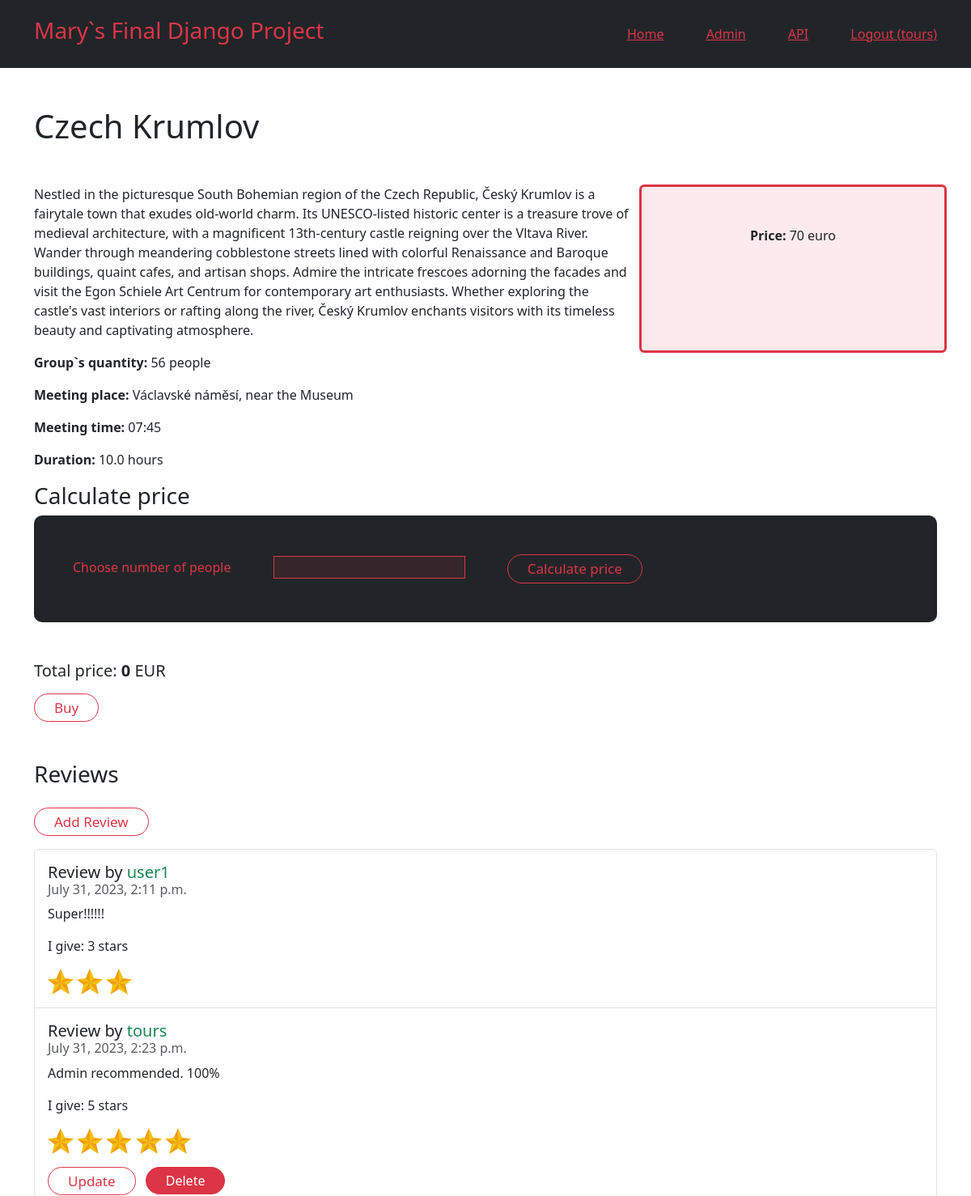
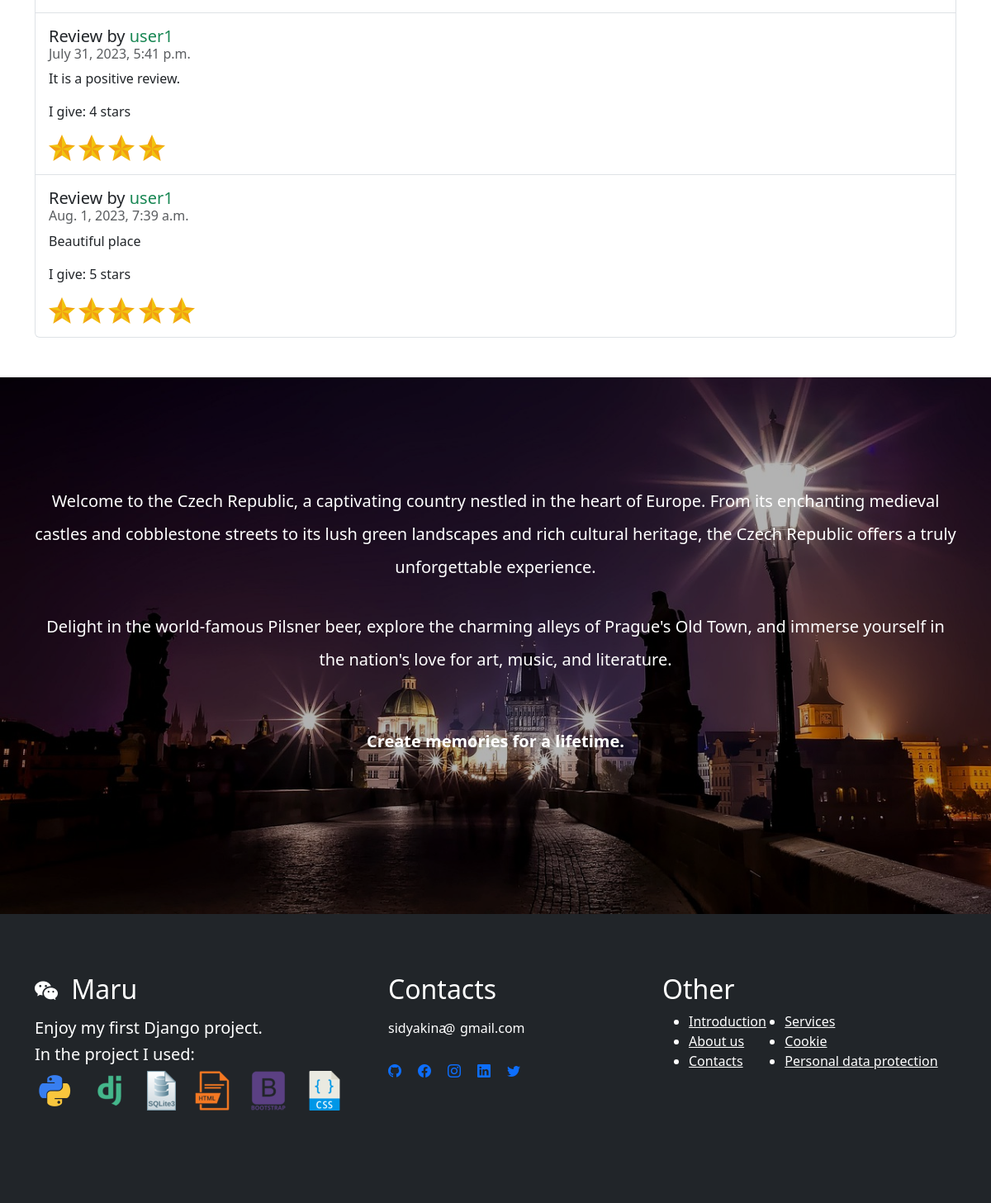
Screenshot of /3 (signed in) with the database file from the repository (2 pictures, top to bottom).
### shop/models.py (models this page shows, shortened)
class Tour(models.Model):
    title = models.CharField(max_length=300)
    description = models.CharField(max_length=900)
    price = models.IntegerField()
    place_qty = models.IntegerField()
    image = models.ImageField(upload_to='shop/images/')
    meeting_time = models.CharField(max_length=5)
    meeting_place = models.CharField(max_length=100)
    duration = models.FloatField(blank=True)
    category = models.ForeignKey(Category, on_delete=models.CASCADE)
    created_at = models.DateTimeField(default=timezone.now)

class Review(models.Model):
    text = models.CharField(max_length=300)
    date = models.DateTimeField(auto_now_add=True)
    user = models.ForeignKey(User, on_delete=models.CASCADE)
    tour = models.ForeignKey(Tour, on_delete=models.CASCADE)
    stars = models.IntegerField()
    recommend = models.BooleanField()

### shop/views.py (the view)
# urls.py: path('<int:tour_id>', views.single_tour, name='single_tour'),
def single_tour(request, tour_id):
    tour = get_object_or_404(Tour, pk=tour_id)
    persons_number = request.GET.get('calculate')
    total_price = 0
    if persons_number is not None:
        total_price = int(persons_number)*tour.price
    reviews = Review.objects.filter(tour=tour)
    return render(request, 'shop/single_tour.html', {'tour': tour, 'total_price': total_price, 'reviews': reviews})

### templates/shop/single_tour.html (shortened to what this page needs)
{% extends 'base.html' %}
{% load static %}
{% block content %}
<div class="container mb-5">
    <h1 class="mt-5 mb-5">{{tour.title}}</h1>
    <div class="row">
        <div class="col-sm-8">
            <p>{{ tour.description }}</p>
        </div>
        <div class="col-sm-4 bg-danger text-center bg-danger bg-opacity-10 border border-3 border-danger rounded">
            <p class="pt-5"><b>Price:</b> {{tour.price}} euro</p>
        </div>
    </div>
    <p><b>Group`s quantity:</b> {{tour.place_qty}} people</p>
    <p><b>Meeting place:</b> {{tour.meeting_place}}</p>
    <p><b>Meeting time:</b> {{tour.meeting_time}}</p>
    <p><b>Duration:</b> {{tour.duration}} hours</p>
    <h3>Calculate price</h3>
    <form action="" class="bg-dark p-5 price mb-5">
        <label class="text-danger pe-5">Choose number of people</label>
        <input name="calculate" type="number" class="border border-1 border-danger bg-danger bg-opacity-10 text-danger">
        <button class="btn btnwhite border border-danger border-1 rounded-pill px-4 py-1 text-danger ms-5">Calculate price</button>
    </form>
    <h5 class="mb-3">Total price: <b>{{ total_price }}</b> EUR</h5>
    <button class="btn btnwhite border border-danger border-1 rounded-pill px-4 py-1 text-danger">Buy</button>
    <h3 class="mt-5">Reviews</h3>
    {% if user.is_authenticated %}
        <a href="{% url 'shop:createreview' tour.id %}" class="btn btnwhite border border-danger border-1 rounded-pill px-4 py-1 text-danger my-3">Add Review</a>
    {% endif %}
    <ul class="list-group">
        {% for review in reviews %}
        <li class="list-group-item pb-3 pt-3">
            <h5 class="card-title">
                Review by <span class="text-success">{{ review.user.username }}</span>
            </h5>
            <h6 class="card-subtitle mb-2 text-muted">
                {{ review.date }}
            </h6>
            <p class="card-text">{{ review.text }}</p>
            <p class="card-text">I give: {{ review.stars }} stars</p>
            {% with ''|center:review.stars as stars %}
            {% for _ in stars %}
                <img src="../../media/shop/images/star.png" alt="Star">
            {% endfor %}
            {% endwith %}
            <br>
            {% if user.is_authenticated and user == review.user %}
                <a class="btn btnwhite border border-danger border-1 rounded-pill px-4 py-1 text-danger me-2 mt-3" href="{% url 'shop:updatereview' review.id %}">Update</a>
                <a class="btn btn-danger rounded-pill px-4 py-1 mt-3" href="{% url 'shop:deletereview' review.id %}">Delete</a>
            {% endif %}
        </li>
        {% endfor %}
    </ul>
</div>
<section id="last_photo" class="img-fluid  pt-4 pb-5 d-flex justify-content-center  align-items-center">
    <div id="overlay"></div>
    <div class="container d-flex justify-content-center text-center  text-black">
        <div class=" above container_sm mt-4">
            <p class="pb-3 fs-5 lh-lg text-white">Welcome to the Czech Republic, a captivating country nestled in the heart of Europe. From its enchanting medieval castles and cobblestone streets to its lush green landscapes and rich cultural heritage, the Czech Republic offers a truly unforgettable experience.</p>
            <p class="pb-5 fs-5 lh-lg text-white">Delight in the world-famous Pilsner beer, explore the charming alleys of Prague's Old Town, and immerse yourself in the nation's love for art, music, and literature.</p>
            <p class=" pb-5 fs-5 fw-bold text-white">Create memories for a lifetime.</p>
        </div>
    </div>
</section>
{% endblock %}

### templates/base.html (shortened to what this page needs)
<!DOCTYPE html>
{% load static %}
<html lang="en">
<head>
    <link href="https://cdn.jsdelivr.net/npm/bootstrap@5.3.0/dist/css/bootstrap.min.css" rel="stylesheet"
>
    <link rel="stylesheet" href="https://cdn.jsdelivr.net/npm/bootstrap-icons@1.10.5/font/bootstrap-icons.css"> {% comment %} icons {% endcomment %}
    <link rel="stylesheet" type="text/css" href="{%static '../static/style.css'%}">
</head>
<body>
    <nav class="navbar navbar-dark bg-dark sticky-top p-3">
        <div class="container">
            <a href="{% url 'shop:index'%}" class="navbar-brand text-danger"><h3>Mary`s Final Django Project</h3></a>
            <span class="navbar-text">
                <a href="{% url 'shop:index'%}" class="me-5 text-danger">Home</a>
                <a href="/admin/" class="me-5 text-danger" target="_blank">Admin</a>
                <a href="api/v1/" class="me-5 text-danger" target="_blank">API</a>
                {% if user.is_authenticated %}
                <a class="text-danger" href="{% url 'logoutaccount' %}">Logout ({{ user.username }})</a>
                {% else %}
                <a class="me-4 text-danger" href="{% url 'loginaccount' %}">Login</a>
                <a class="text-danger" href="{% url 'signupaccount' %}">Sign Up</a>
                {% endif %}
            </span>
        </div>
    </nav>
    <main>
            {% block content %}
            {% endblock %}
    </main>
    <footer class="bg-dark pt-4">
        <div class="container text-white py-5">
            <div class="row pb-5">
                <div class="col-12 col-md-6 col-lg-4 mb-3">
                    <h2 class="mb-3"><i class="bi bi-wechat fs-3 me-2"></i> Maru</h2>
                    <h5>Enjoy my first Django project.</h5><h5>In the project I used:</h5>
                        <div class="foot_icons">
                            <ul>
                                <li><a href="https://docs.python.org/3/" target="_blank"><img src="../media/shop/images/icon_python.png" alt="Python"></a></li>
                                <li><a href="https://docs.djangoproject.com/en/4.2/" target="_blank"><img src="../media/shop/images/icon_django.png" alt="Django"></a></li>
                                <li><a href="https://www.sqlite.org/index.html" target="_blank"><img src="../media/shop/images/icon_sqlite3.png" alt="SQLite3"></a></li>
                                <li><a href="#" target="_blank"><img src="../media/shop/images/icon_html.png" alt="HTML"></a></li>
                                <li><a href="https://getbootstrap.com/" target="_blank"><img src="../media/shop/images/icon_bootstrap.png" alt="Bootstrap"></a></li>
                                <li><a href="#" target="_blank"><img src="../media/shop/images/icon_css.png" alt="CSS"></a></li>
                            </ul>
                        </div>
                </div>
                <div class="col-12 col-md-6 col-lg-4 mb-3">
                    <h2 class="mb-3 ps-5">Contacts</h2>
                    <p class="mb-1 ps-5">sidyakina &nbsp;&nbsp;&nbsp;gmail.com</p>
                    <span class="at ps-5">@</span>
                    <div class="foot_icons">
                        <ul class="ps-5">
                            <li><a href="https://www.github.com/"><i class="bi bi-github"></i></a></li>
                            <li><a href="https://www.facebook.com/"><i class="bi bi-facebook"></i></a></li>
                            <li><a href="https://www.instagram.com/"><i class="bi bi-instagram"></i></a></li>
                            <li><a href="https://www.linkedin.com/"><i class="bi bi-linkedin"></i></a></li>
                            <li><a href="https://www.twitter.com/"><i class="bi bi-twitter"></i></a></li>
                        </ul>
                    </div>
                </div>
                <div class="col-12 col-lg-4">
                    <h2>Other</h2>
                    <ul class="columns-2 d-flex">
                        <li><a href="#">Introduction</a></li>
                        <li><a href="#">About us</a></li>
                        <li><a href="#">Contacts</a></li>
                        <li><a href="#">Services</a></li>
                        <li><a href="#">Cookie</a></li>
                        <li><a href="#">Personal data protection</a></li>
                    </ul>
                </div>
            </div>
        </div>
    </footer>
</body>
</html>

### shop/static/style.css (style rules this page uses)
.foot_icons ul { list-style-type: none; display: inline-flex; margin: 0; padding: 0; }
.foot_icons ul li { margin-right: 20px; justify-content: start; }
.columns-2 { height: 80px; flex-direction: column; flex-wrap: wrap; }
.columns-2 a { color: white; }
.at { position: relative; top: -27px; left: 67px; }
.btnwhite { text-decoration: none; padding: 5px; font-size: 17px; }
.price { border-radius: 10px; }
#last_photo { background: url(../../media/shop/images/nightprague.jpg) bottom center / cover no-repeat; min-height: 650px; position: relative; z-index: 1; }
#last_photo #overlay { background-color: rgba(0, 0, 0, 0.3); position: absolute; top: 0; left: 0; width: 100%; height: 100%; z-index: 2; }
.above { z-index: 3; }

### rows the page displays
Tour: title "Czech Krumlov", description "Nestled in the picturesque South Bohemian region of the Czech Republic, Český Krumlov is a fairytale town that exudes old-world charm. Its UNESCO-listed historic center is a treasure trove of medieval architecture, with a magnificent 13th-century castle reigning over the Vltava River. Wander through meandering cobblestone streets lined with colorful Renaissance and Baroque buildings, quaint cafes, and artisan shops. Admire the intricate frescoes adorning the facades and visit the Egon Schiele Art Centrum for contemporary art enthusiasts. Whether exploring the castle's vast interiors or rafting along the river, Český Krumlov enchants visitors with its timeless beauty and captivating…", price "70", place_qty "56", meeting_place "Václavské náměsí, near the Museum", meeting_time "07:45", duration "10.0"
Review: user.username "user1", date "July 31, 2023, 2:11 p.m.", text "Super!!!!!!", stars "3"
Review: user.username "tours", date "July 31, 2023, 2:23 p.m.", text "Admin recommended. 100%", stars "5", shows "Update"
Review: user.username "user1", date "July 31, 2023, 5:41 p.m.", text "It is a positive review.", stars "4"
Review: user.username "user1", date "Aug. 1, 2023, 7:39 a.m.", text "Beautiful place", stars "5"

### other values shown
{{ user.username }} "tours"
{{ total_price }} "0"
